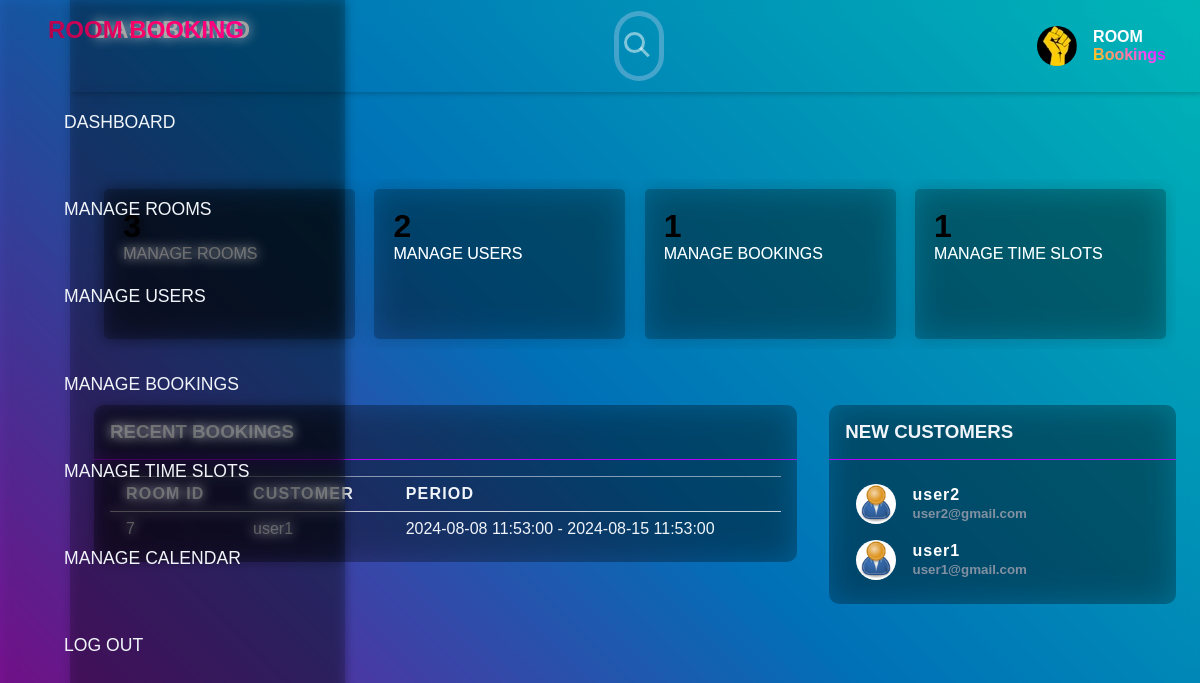
Page /admin_dashboard.php (signed in) on the committed database.
### tables this page shows
CREATE TABLE `bookings` (
  `id` int(11) NOT NULL,
  `user_id` int(11) NOT NULL,
  `room_id` int(11) NOT NULL,
  `start_time` datetime NOT NULL,
  `end_time` datetime NOT NULL,
  `additional_options` text DEFAULT NULL
);

CREATE TABLE `users` (
  `id` int(11) NOT NULL,
  `username` varchar(50) NOT NULL,
  `password` varchar(255) NOT NULL,
  `email` varchar(100) NOT NULL,
  `role` enum('user','admin') DEFAULT 'user'
);

### admin_dashboard.php (the view, shortened to what this page needs)
<?php
include 'db_connection.php';
$sql_count_rooms = "SELECT COUNT(*) AS total_rooms FROM rooms";
$result_count_rooms = $conn->query($sql_count_rooms);
$count_rooms = $result_count_rooms->fetch_assoc()['total_rooms'];
$sql_count_users = "SELECT COUNT(*) AS total_users FROM users WHERE role != 'admin'";
$result_count_users = $conn->query($sql_count_users);
$count_users = $result_count_users->fetch_assoc()['total_users'];
$sql_count_bookings = "SELECT COUNT(*) AS total_bookings FROM bookings";
$result_count_bookings = $conn->query($sql_count_bookings);
$count_bookings = $result_count_bookings->fetch_assoc()['total_bookings'];
$sql_count_time_slots = "SELECT COUNT(*) AS total_time_slots FROM time_slots";
$result_count_time_slots = $conn->query($sql_count_time_slots);
$count_time_slots = $result_count_time_slots->fetch_assoc()['total_time_slots'];
$sql_recent_bookings = "SELECT bookings.room_id, users.username AS customer, bookings.start_time, bookings.end_time
                        FROM bookings
                        JOIN users ON bookings.user_id = users.id
                        ORDER BY bookings.start_time DESC
                        LIMIT 10";
$result_recent_bookings = $conn->query($sql_recent_bookings);
$sql_new_customers = "SELECT username, email FROM users WHERE role != 'admin' ORDER BY id DESC LIMIT 10";
$result_new_customers = $conn->query($sql_new_customers);
?>
<!DOCTYPE html>
<html lang="en">
<head>
    <link rel="stylesheet" href="style.css">
</head>
<body>
    <div class="sidebar">
        <div class="sidebar-brand">
            <h2><span><i class="fab fa-accusoft"></i></span><span id="kleenpulse">ROOM BOOKING</span></h2>
        </div>
        <div class="sidebar-menu">
            <ul>
                <li><a href="admin_dashboard.php" class="active"><span class="fas fa-cubes"></span><span>Dashboard</span></a></li>
                <li><a href="manage_rooms.php"><span class="fas fa-users"></span><span>Manage Rooms</span></a></li>
                <li><a href="manage_users.php"><span class="fas fa-clipboard-list"></span><span>Manage Users</span></a></li>
                <li><a href="manage_bookings.php"><span class="fas fa-shopping-bag"></span><span>Manage Bookings</span></a></li>
                <li><a href="manage_time_slots.php"><span class="fas fa-receipt"></span><span>Manage Time Slots</span></a></li>
                <li><a href="manage_calendar.php"><span class="fas fa-calendar-alt"></span><span>Manage Calendar</span></a></li>
                <li><a href="logout.php"><span class="fa fa-user-circle"></span><span>Log Out</span></a></li>
            </ul>
        </div>
    </div>
    <div class="main-wrapper">
        <div class="main-content">
            <header>
                <h2 class="heading" id="dashboard">Dashboard</h2>
                <div class="search">
                    <div class="search-rotate"><div class="icon"></div></div>
                </div>
                <div class="user-wrapper">
                    <img src="logo.png" alt="">
                    <div>
                        <h4>ROOM</h4>
                        <b>Bookings</b></small>
                    </div>
                </div>
            </header>
            <main>
                <div class="cards">
                    <div class="card-single">
                        <div>
                            <h1><?php echo $count_rooms; ?></h1>
                            <span>Manage Rooms</span>
                        </div>
                    </div>
                    <div class="card-single">
                        <div>
                            <h1><?php echo $count_users; ?></h1>
                            <span>Manage Users</span>
                        </div>
                    </div>
                    <div class="card-single">
                        <div>
                            <h1><?php echo $count_bookings; ?></h1>
                            <span>Manage Bookings</span>
                        </div>
                    </div>
                    <div class="card-single">
                        <div>
                            <h1><?php echo $count_time_slots; ?></h1>
                            <span>Manage Time Slots</span>
                        </div>
                    </div>
                </div>
                <div class="recent-grid">
                    <div class="projects">
                        <div class="card">
                            <div class="card-header">
                                <h3 class="heading">Recent Bookings</h3>
                            </div>
                            <div class="card-body">
                                <div class="table-responsive">
                                    <table width="100%">
                                        <thead>
                                            <tr>
                                                <td>Room ID</td>
                                                <td>Customer</td>
                                                <td>Period</td>
                                            </tr>
                                        </thead>
                                        <tbody>
                                            <?php
                                            if ($result_recent_bookings->num_rows > 0) {
                                                while ($row = $result_recent_bookings->fetch_assoc()) {
                                                    echo "<tr>
                                                            <td>{$row['room_id']}</td>
                                                            <td>{$row['customer']}</td>
                                                            <td>{$row['start_time']} - {$row['end_time']}</td>
                                                          </tr>";
                                                }
                                            } else {
                                                echo "<tr><td colspan='3'>No recent bookings found.</td></tr>";
                                            }
                                            ?>
                                        </tbody>
                                    </table>
                                </div>
                            </div>
                        </div>
                    </div>
                    <div class="customers">
                        <div class="card">
                            <div class="card-header">
                                <h3 class="heading">New Customers</h3>
                            </div>
                            <div class="card-body">
                                <?php
                                if ($result_new_customers->num_rows > 0) {
                                    while ($row = $result_new_customers->fetch_assoc()) {
                                        echo "<div class='customer'>
                                                <div class='info'>
                                                    <img src='user.jpg' width='40' height='40' alt=''>
                                                    <div>
                                                        <h4>{$row['username']}</h4>
                                                        <small>{$row['email']}</small>
                                                    </div>
                                                </div>
                                                <div class='contact'>
                                                    <span class='fas fa-user-circle'></span>
                                                    <span class='fas fa-comment'></span>
                                                    <span class='fas fa-phone'></span>
                                                </div>
                                              </div>";
                                    }
                                } else {
                                    echo "<p>No new customers found.</p>";
                                }
                                ?>
                            </div>
                        </div>
                    </div>
                </div>
            </main><br /> <br />
        </div>
    </div>
</body>
</html>

### rows in the picture
bookings: room "7", user.username "user1", start_time "2024-08-08 11:53:00", end_time "2024-08-15 11:53:00"
users: username "user2", email "user2@gmail.com"
users: username "user1", email "user1@gmail.com"

### other values in the picture
$count_rooms "3"
$count_users "2"
$count_bookings "1"
$count_time_slots "1"
